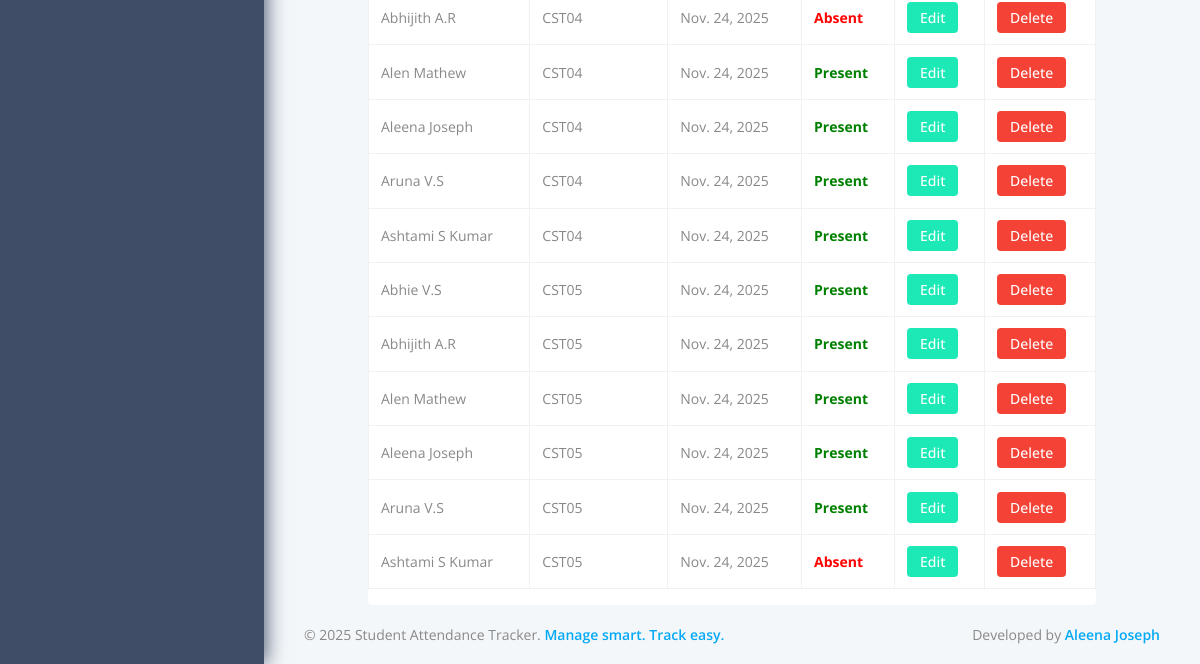
The page /TeacherAdmin/Displayattendancepage/ (lower part) on the database as committed earlier.
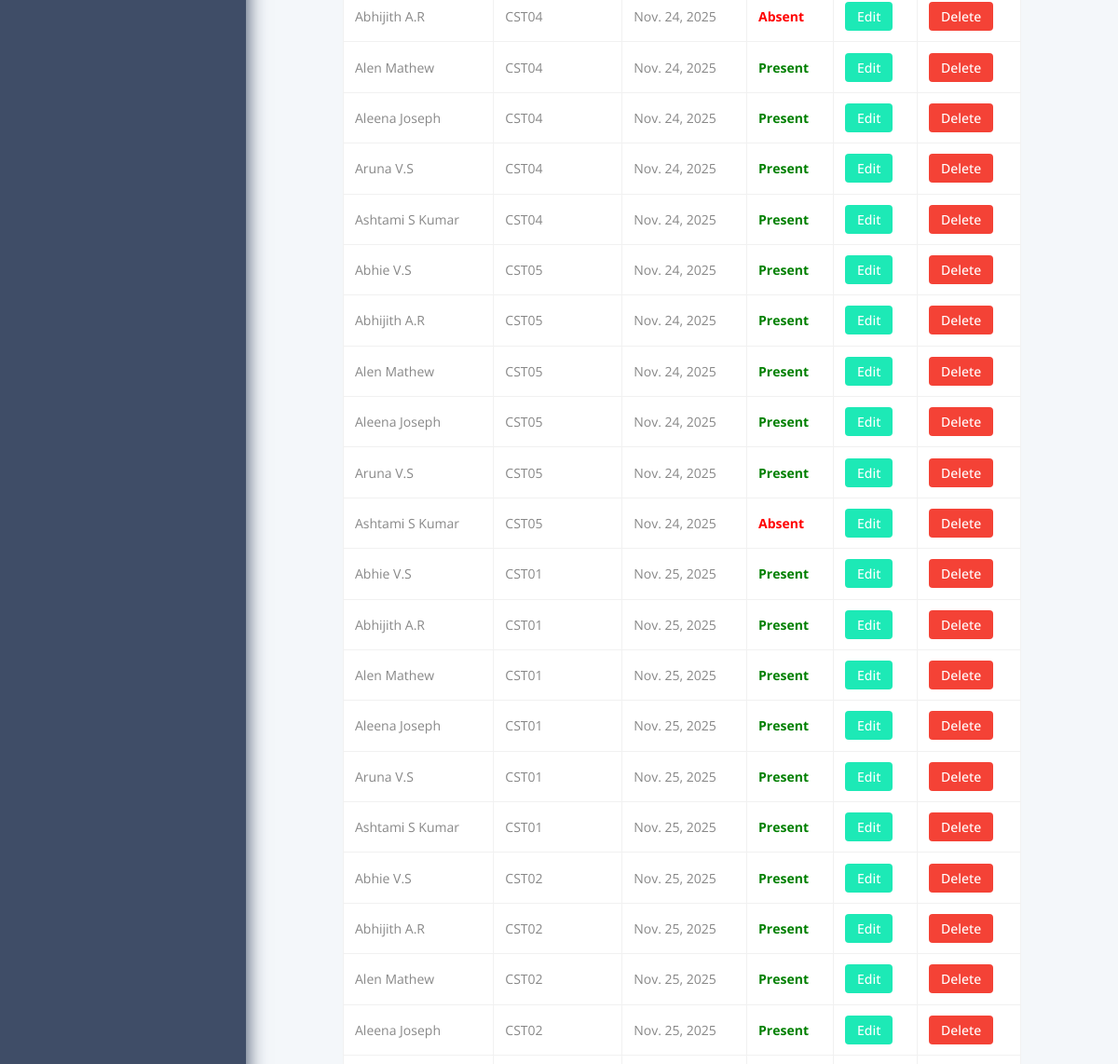
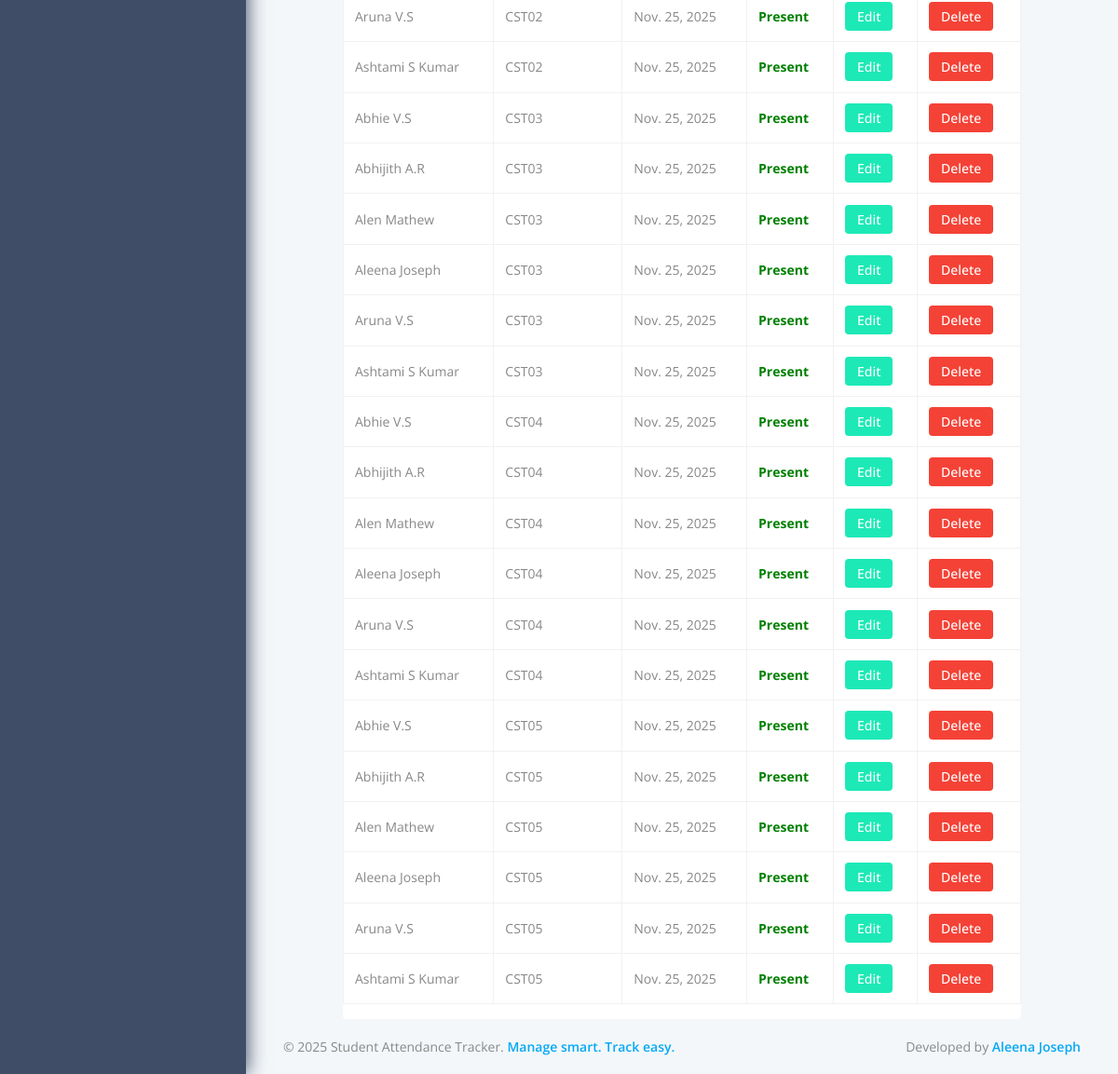
The same page on the database as committed later (2 pictures, top to bottom).
### TeacherApp/models.py (models this page shows, shortened)
class Attendancedb(models.Model):
    Student=models.ForeignKey(Studentdb,on_delete=models.CASCADE)
    Subject=models.ForeignKey(Subjectdb,on_delete=models.CASCADE)
    Date=models.DateField(default=date.today)
    Status=models.CharField(max_length=10,default="Absent",choices=[("Present","Present"),
                                                                    ("Absent","Absent")])

class Studentdb(models.Model):
    Student_name=models.CharField(max_length=30,null=True,blank=True)
    Student_rollno=models.IntegerField(null=True,blank=True)
    Student_regid=models.CharField(max_length=30,null=True,blank=True)
    Student_batch=models.CharField(max_length=30,null=True,blank=True)
    Student_sem=models.CharField(max_length=30,null=True,blank=True)
    Student_duration=models.CharField(max_length=30,null=True,blank=True)
    Student_phone = models.IntegerField(null=True, blank=True)
    Student_prof=models.ImageField(upload_to="Student Profile Image",null=True,blank=True)
    Student_password=models.CharField(max_length=10,null=True,blank=True)

class Subjectdb(models.Model):
    Subject_name=models.CharField(max_length=30,null=True,blank=True)
    Subject_code=models.CharField(max_length=30,null=True,blank=True)
    Subject_teacher=models.CharField(max_length=30,null=True,blank=True)
    Subject_sem=models.CharField(max_length=30,null=True,blank=True)
    Subject_dep=models.CharField(max_length=30,null=True,blank=True)

### TeacherApp/views.py (the view)
# urls.py: path('Displayattendancepage/',views.Displayattendancepage,name="Displayattendancepage"),
def Displayattendancepage(request):
    subject_id = request.GET.get("subject")  # subject selected from dropdown
    if subject_id:
        data = Attendancedb.objects.filter(Subject_id=subject_id)
    else:
        data = Attendancedb.objects.all()
    date = datetime.datetime.now()
    subjects = Subjectdb.objects.all()
    return render(request,"displayattendance.html",{'date':date,'data':data,'subject_id':subject_id,'subjects':subjects})

### TeacherApp/templates/displayattendance.html (shortened to what this page needs)
{% extends 'index.html' %}
{% load static %}
{% block content %}
<div class="container mt-5">
    <div class="table-responsive shadow-sm p-3 bg-white rounded">
        <table class="table table-bordered table-hover align-middle">
            <tbody>
                {% for i in data %}
                <tr>
                    <td>{{ i.Student.Student_name }}</td>
                    <td>{{ i.Subject.Subject_code }}</td>
                    <td>{{ i.Date }}</td>
                    <td>
                        {% if i.Status == "Present" %}
                            <span style="color:Green;  font-weight:bold;">Present</span>
                        {% else %}
                            <span style="color:Red;  font-weight:bold;">Absent</span>
                        {% endif %}
                    </td>
                    <td>
                        <a href="{% url 'Editattendancepage' a_id=i.id %}">
                            <button class="btn btn-success btn-sm px-3">Edit</button>
                        </a>
                    </td>
                    <td>
                        <a href="{% url 'deleteattendance' a_id=i.id %}">
                            <button class="btn btn-danger btn-sm px-3">Delete</button>
                        </a>
                    </td>
                </tr>
                {% empty %}
                <tr>
                    <td colspan="6" class="text-center text-muted">No Attendance Records Found</td>
                </tr>
                {% endfor %}
            </tbody>
        </table>
    </div>
</div>
{% endblock %}

### TeacherApp/templates/index.html (shortened to what this page needs)
<!doctype html>
{% load static %}
<html lang="en" data-pc-preset="preset-1" data-pc-sidebar-caption="true" data-pc-direction="ltr" dir="ltr" data-pc-theme="light">
  <head>
    <link rel="stylesheet" href="{% static 'teacheradmin/assets/fonts/phosphor/duotone/style.css' %}" />
    <link rel="stylesheet" href="{% static 'teacheradmin/assets/fonts/tabler-icons.min.css' %}" />
    <link rel="stylesheet" href="{% static 'teacheradmin/assets/fonts/feather.css' %}" />
    <link rel="stylesheet" href="{% static 'teacheradmin/assets/fonts/fontawesome.css' %}" />
    <link rel="stylesheet" href="{% static 'teacheradmin/assets/fonts/material.css' %}" />
    <link rel="stylesheet" href="{% static 'teacheradmin/assets/css/style.css' %}" id="main-style-link" />
  </head>
  <body>
 <nav class="pc-sidebar">
    </nav>
    <div class="pc-container">
      <div class="pc-content">
        <div class="container mt-5">
    {% block content %}{% endblock %}
        </div>
    </div>
    </div>
   <footer class="pc-footer">
  <div class="footer-wrapper container-fluid mx-10">
    <div class="grid grid-cols-12 gap-1.5">
      <div class="col-span-12 sm:col-span-6 my-1">
        <p class="m-0 text-theme-bodycolor dark:text-themedark-bodycolor">
          © 2025 Student Attendance Tracker.
          <span class="text-primary-500 font-semibold">Manage smart. Track easy.</span>
        </p>
      </div>
      <div class="col-span-12 sm:col-span-6 my-1 justify-self-end">
        <p class="m-0">
          Developed by <span class="text-primary-500 font-semibold">Aleena Joseph</span>
        </p>
      </div>
    </div>
  </div>
</footer>
  </body>
</html>

Rows that differ between the two databases and show on the page:
added Attendancedb: Student.Student_name "Abhie V.S", Subject.Subject_code "CST01", Date "Nov. 25, 2025", Status "Present"
added Attendancedb: Student.Student_name "Abhijith A.R", Subject.Subject_code "CST01", Date "Nov. 25, 2025", Status "Present"
added Attendancedb: Student.Student_name "Alen Mathew", Subject.Subject_code "CST01", Date "Nov. 25, 2025", Status "Present"
added Attendancedb: Student.Student_name "Aleena Joseph", Subject.Subject_code "CST01", Date "Nov. 25, 2025", Status "Present"
added Attendancedb: Student.Student_name "Aruna V.S", Subject.Subject_code "CST01", Date "Nov. 25, 2025", Status "Present"
added Attendancedb: Student.Student_name "Ashtami S Kumar", Subject.Subject_code "CST01", Date "Nov. 25, 2025", Status "Present"
added Attendancedb: Student.Student_name "Abhie V.S", Subject.Subject_code "CST02", Date "Nov. 25, 2025", Status "Present"
added Attendancedb: Student.Student_name "Abhijith A.R", Subject.Subject_code "CST02", Date "Nov. 25, 2025", Status "Present"
added Attendancedb: Student.Student_name "Alen Mathew", Subject.Subject_code "CST02", Date "Nov. 25, 2025", Status "Present"
added Attendancedb: Student.Student_name "Aleena Joseph", Subject.Subject_code "CST02", Date "Nov. 25, 2025", Status "Present"
added Attendancedb: Student.Student_name "Aruna V.S", Subject.Subject_code "CST02", Date "Nov. 25, 2025", Status "Present"
added Attendancedb: Student.Student_name "Ashtami S Kumar", Subject.Subject_code "CST02", Date "Nov. 25, 2025", Status "Present"
added Attendancedb: Student.Student_name "Abhie V.S", Subject.Subject_code "CST03", Date "Nov. 25, 2025", Status "Present"
added Attendancedb: Student.Student_name "Abhijith A.R", Subject.Subject_code "CST03", Date "Nov. 25, 2025", Status "Present"
added Attendancedb: Student.Student_name "Alen Mathew", Subject.Subject_code "CST03", Date "Nov. 25, 2025", Status "Present"
added Attendancedb: Student.Student_name "Aleena Joseph", Subject.Subject_code "CST03", Date "Nov. 25, 2025", Status "Present"
added Attendancedb: Student.Student_name "Aruna V.S", Subject.Subject_code "CST03", Date "Nov. 25, 2025", Status "Present"
added Attendancedb: Student.Student_name "Ashtami S Kumar", Subject.Subject_code "CST03", Date "Nov. 25, 2025", Status "Present"
added Attendancedb: Student.Student_name "Abhie V.S", Subject.Subject_code "CST04", Date "Nov. 25, 2025", Status "Present"
added Attendancedb: Student.Student_name "Abhijith A.R", Subject.Subject_code "CST04", Date "Nov. 25, 2025", Status "Present"
added Attendancedb: Student.Student_name "Alen Mathew", Subject.Subject_code "CST04", Date "Nov. 25, 2025", Status "Present"
added Attendancedb: Student.Student_name "Aleena Joseph", Subject.Subject_code "CST04", Date "Nov. 25, 2025", Status "Present"
added Attendancedb: Student.Student_name "Aruna V.S", Subject.Subject_code "CST04", Date "Nov. 25, 2025", Status "Present"
added Attendancedb: Student.Student_name "Ashtami S Kumar", Subject.Subject_code "CST04", Date "Nov. 25, 2025", Status "Present"
added Attendancedb: Student.Student_name "Abhie V.S", Subject.Subject_code "CST05", Date "Nov. 25, 2025", Status "Present"
added Attendancedb: Student.Student_name "Abhijith A.R", Subject.Subject_code "CST05", Date "Nov. 25, 2025", Status "Present"
added Attendancedb: Student.Student_name "Alen Mathew", Subject.Subject_code "CST05", Date "Nov. 25, 2025", Status "Present"
added Attendancedb: Student.Student_name "Aleena Joseph", Subject.Subject_code "CST05", Date "Nov. 25, 2025", Status "Present"
added Attendancedb: Student.Student_name "Aruna V.S", Subject.Subject_code "CST05", Date "Nov. 25, 2025", Status "Present"
added Attendancedb: Student.Student_name "Ashtami S Kumar", Subject.Subject_code "CST05", Date "Nov. 25, 2025", Status "Present"
